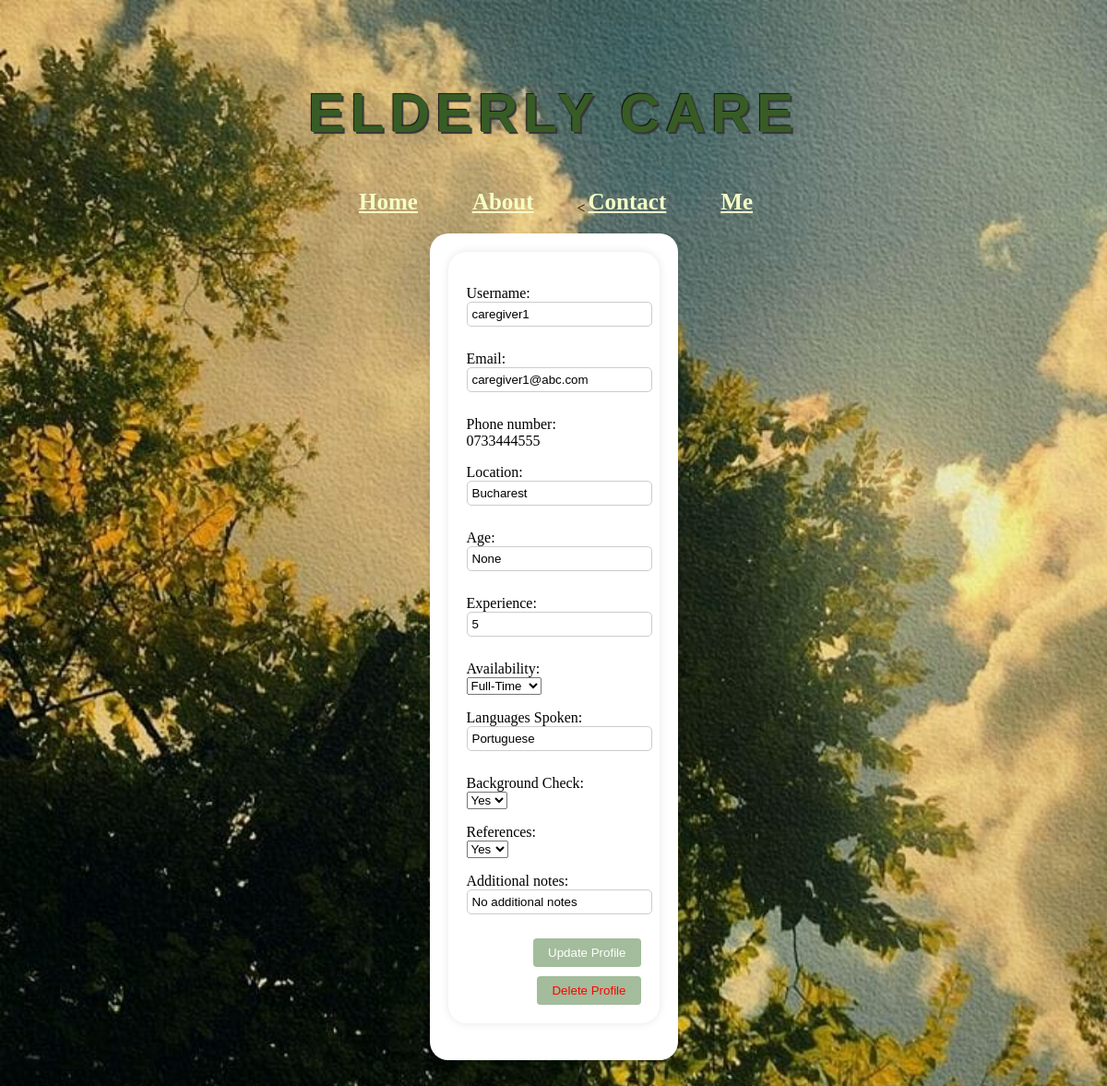
The page /caregivers_profile/caregiver1 (signed in) on the database as committed earlier.
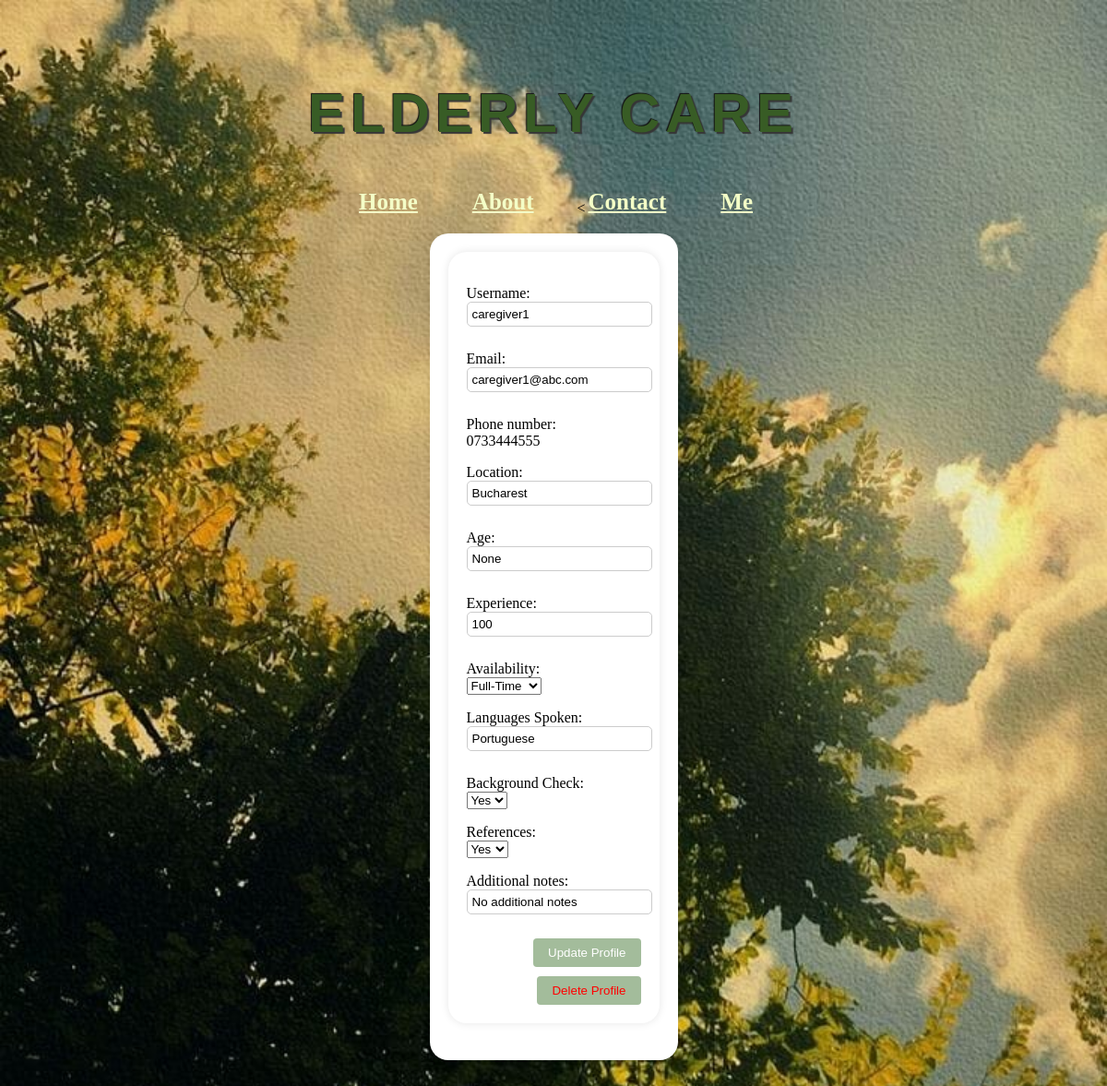
The same page on the database as committed later.
### app/models.py (models this page shows, shortened)
class Users(db.Model, UserMixin):
    __tablename__ = 'users'
    id = db.Column(db.Integer, primary_key=True)
    username = db.Column(db.String(50), unique=True, nullable=False)
    email = db.Column(db.String(120), unique=True, nullable=False)
    password = db.Column(db.String(255), nullable=False)
    location = db.Column(db.String(60), nullable=False)
    phone_number = db.Column(db.String(20), nullable=False)
    role = db.Column(db.String(15), nullable=False)
    age = db.Column(db.Integer)
    experience = db.Column(db.Integer)
    references = db.Column(ChoiceType([('Yes', 'yes'), ('No', 'no'), ('N/A', 'n/a')]))
    availability = db.Column(ChoiceType([('Full-Time', 'FT'), ('Part-Time', 'PT')]))
    languages_spoken = db.Column(db.String(100))
    background_check = db.Column(db.Boolean)
    additional_notes = db.Column(db.Text)
    type_of_care_needed = db.Column(db.String(100))
    monthly_budget = db.Column(db.Integer)
    availability_needed = db.Column(ChoiceType([('Full-Time', 'FT'), ('Part-Time', 'PT')]))
    preferred_qualifications = db.Column(db.String(100))
    medical_conditions = db.Column(db.String(100))

### app/routes.py (the view)
@auth_blueprint.route('/caregivers_profile/<username>', methods=['GET', 'POST'])
def caregivers_profile(username):
    if 'role' in session and session['role'] == 'caregiver':
        user = Users.query.filter_by(username=username, role='caregiver').first()
        if request.method == 'POST':
            new_username = request.form.get('new_username')
            new_email = request.form.get('new_email')
            new_location = request.form.get('new_location')
            new_age = request.form.get('new_age')
            new_experience = request.form.get('new_experience')
            new_references_text = request.form.get('new_references')
            new_availability = request.form.get('new_availability')
            new_languages_spoken = request.form.get('new_languages_spoken')
            new_background_check = request.form.get('new_background_check')
            new_additional_notes = request.form.get('new_additional_notes')
            if new_username != user.username and Users.query.filter_by(username=new_username).first():
                flash('Username already exists. Please choose a different one.', 'error')
                return render_template('caregivers_profile.html', user=user)
            else:
                user.username = new_username
            if new_email:
                user.email = new_email
            if new_location:
                user.location = new_location
            if new_age:
                user.age = new_age
            if new_experience:
                user.experience = new_experience
            if new_availability:
                user.availability = new_availability
            if new_languages_spoken:
                user.languages_spoken = new_languages_spoken
            if new_background_check:
                user.background_check = new_background_check == 'True'  # Convert to boolean
            if new_references_text:
                user.references = new_references_text
            if new_additional_notes:
                user.additional_notes = new_additional_notes
            db.session.commit()
            session['username'] = new_username
            username = new_username
            flash('Profile updated successfully', 'success')
            return redirect(url_for('auth.caregivers_profile', username=username))
        else:
            return render_template('caregivers_profile.html', user=user)
    else:
        flash('Login first', 'error')
        return redirect(url_for('home.homepage'))

### app/templates/caregivers_profile.html (shortened to what this page needs)
{% extends 'base.html' %}
{% block content %}
<div class="profile-container">
        <div class="profile-box">
    <div class="profile-container">
        <div class="profile-box">
            <form method="post">
                <p>Username:<br> <input type="text" name="new_username" value="{{ user.username }}"></p>
                <p>Email:<br> <input type="text" name="new_email" value="{{ user.email }}"></p>
                <p>Phone number:<br> {{ user.phone_number }}</p>
                <p>Location:<br> <input type="text" name="new_location" value="{{ user.location }}"></p>
                <p>Age:<br> <input type="text" name="new_age" value="{{ user.age }}"></p>
                <p>Experience:<br> <input type="text" name="new_experience" value="{{ user.experience }}"></p>
                 <p>Availability:<br>
                <select name="new_availability">
                    <option value="Full-Time" {% if user.availability == 'Full-Time' %}selected{% endif %}>Full-Time</option>
                </select>
            </p>
                <p>Languages Spoken:<br> <input type="text" name="new_languages_spoken" value="{{ user.languages_spoken }}"></p>
                <p>Background Check:<br>
                <select name="new_background_check">
                    <option value="True" {% if user.background_check == True %}selected{% endif %}>Yes</option>
                </select>
            </p>
                <p>References:<br>
                <select name="new_references">
                    <option value="Yes" {% if user.references == 'Yes' %}selected{% endif %}>Yes</option>
                </select>
            </p>
                <p>Additional notes:<br> <input type="text" name="new_additional_notes" value="{{ user.additional_notes }}"></p>
                <button type="submit">Update Profile</button>
            </form>
            <form action="{{ url_for('auth.delete_profile') }}" method="post">
            <button type="submit" class="delete-button" onclick="confirmDelete()" style="margin-top: 10px; color: red;">Delete Profile</button>
            </form>
        </div>
    </div>
{% endblock %}

### app/templates/base.html (shortened to what this page needs)
<!DOCTYPE html>
<html lang="en">
<head>
</head>
<body>
    <header>
        <h1>{% block header %}Elderly Care{% endblock %}</h1>
        <nav>
    <<ul>
    <li><a href="/">Home</a></li>
    <li><a href="/about">About</a></li>
    <li><a href="/contact">Contact</a></li>
    {% if session.get('role') != 'NULL' and session.get('username') != 'NULL' %}
    {% if session['role'] == 'caregiver' %}
        <li><a href="/caregivers_profile/{{ session['username'] }}">Me</a></li>
    {% elif session['role'] == 'care_seeker' %}
        <li><a href="/careseeker_profile/{{ session['username'] }}">Me</a></li>
    {% endif %}
{% endif %}
</ul>
</nav>
    </header>
    <div class="main-content">
        <section class="content">
            {% block content %}{% endblock %}
        </section>
    </div>
</body>
</html>

### app/templates/base.html (style rules this page uses)
body { background-image: url("static/bck.jpg"); background-size: cover; background-repeat: no-repeat; background-color: #9cdbe0; }
header { padding: 20px; text-align: center; }
nav { padding-left: 60px; }
nav ul { list-style-type: none; margin: 0; margin-top: -30px; padding: 0; text-align: -webkit-center; }
nav ul li { display: inline; margin-right: 55px; }
nav ul li a { color: #f4ffc7; text-decoration: underline; font-size: 25px; font-weight: 800; }
h1 { font-family: "Avant Garde", Avantgarde, "Century Gothic", CenturyGothic, "AppleGothic", sans-serif; font-size: 60px; padding: 20px 30px; text-align: center; text-transform: uppercase; text-rendering: optimizeLegibility; color: #385c25; letter-spacing: .1em; text-shadow: -1px -1px 1px #111, 2px 2px 1px #363636; }

### app/templates/caregivers_profile.html (style rules this page uses)
.profile-container { display: flex; justify-content: center; align-items: center; height: auto; }
.profile-box { background-color: white; padding: 20px; border-radius: 20px; box-shadow: 0 0 10px rgba(0, 0, 0, 0.1); margin-bottom: 20px; }
.profile-box input[type="text"] { width: 100%; margin-bottom: 10px; padding: 5px; border: 1px solid #ccc; border-radius: 5px; }
.profile-box button { padding: 8px 16px; background-color: #2f661c70; color: white; border: none; border-radius: 4px; cursor: pointer; float: right; }

Rows that differ between the two databases and show on the page:
changed Users "caregiver1": new_experience "5" → "100"
